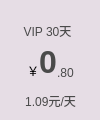
<?xml version="1.0" encoding="UTF-8"?>
<ui version="4.0">
 <class>VIPItemWidget</class>
 <widget class="QWidget" name="VIPItemWidget">
  <property name="geometry">
   <rect>
    <x>0</x>
    <y>0</y>
    <width>100</width>
    <height>120</height>
   </rect>
  </property>
  <property name="windowTitle">
   <string>Form</string>
  </property>
  <widget class="QToolButton" name="toolButton">
   <property name="geometry">
    <rect>
     <x>0</x>
     <y>0</y>
     <width>101</width>
     <height>120</height>
    </rect>
   </property>
   <property name="styleSheet">
    <string notr="true">QToolButton{background-color:#FFE6DDE5;border:4px;border-color:red;}</string>
   </property>
   <property name="text">
    <string/>
   </property>
  </widget>
  <widget class="QLabel" name="labelCheck">
   <property name="geometry">
    <rect>
     <x>80</x>
     <y>0</y>
     <width>21</width>
     <height>21</height>
    </rect>
   </property>
   <property name="text">
    <string/>
   </property>
   <property name="pixmap">
    <pixmap resource="res.qrc">:/main/resource/main/levelCheck.png</pixmap>
   </property>
   <property name="scaledContents">
    <bool>true</bool>
   </property>
  </widget>
  <widget class="QLabel" name="labelTotalTime">
   <property name="geometry">
    <rect>
     <x>2</x>
     <y>20</y>
     <width>91</width>
     <height>21</height>
    </rect>
   </property>
   <property name="styleSheet">
    <string notr="true">color:#FF4A4A4A;
border:none;
background:transparent;</string>
   </property>
   <property name="text">
    <string>VIP 30天</string>
   </property>
   <property name="alignment">
    <set>Qt::AlignCenter</set>
   </property>
  </widget>
  <widget class="QLabel" name="labelDayPrice">
   <property name="geometry">
    <rect>
     <x>0</x>
     <y>90</y>
     <width>101</width>
     <height>21</height>
    </rect>
   </property>
   <property name="styleSheet">
    <string notr="true">color:#FF4A4A4A;
border:none;
background:transparent;</string>
   </property>
   <property name="text">
    <string>1.09元/天</string>
   </property>
   <property name="alignment">
    <set>Qt::AlignCenter</set>
   </property>
  </widget>
  <widget class="QFrame" name="frame">
   <property name="geometry">
    <rect>
     <x>0</x>
     <y>40</y>
     <width>101</width>
     <height>41</height>
    </rect>
   </property>
   <property name="styleSheet">
    <string notr="true">QFrame{background:transparent;}</string>
   </property>
   <property name="frameShape">
    <enum>QFrame::StyledPanel</enum>
   </property>
   <property name="frameShadow">
    <enum>QFrame::Raised</enum>
   </property>
   <layout class="QHBoxLayout" name="horizontalLayout">
    <property name="spacing">
     <number>0</number>
    </property>
    <property name="leftMargin">
     <number>0</number>
    </property>
    <property name="topMargin">
     <number>0</number>
    </property>
    <property name="rightMargin">
     <number>0</number>
    </property>
    <property name="bottomMargin">
     <number>0</number>
    </property>
    <item>
     <spacer name="horizontalSpacer_2">
      <property name="orientation">
       <enum>Qt::Horizontal</enum>
      </property>
      <property name="sizeHint" stdset="0">
       <size>
        <width>22</width>
        <height>17</height>
       </size>
      </property>
     </spacer>
    </item>
    <item>
     <widget class="QLabel" name="label_19">
      <property name="styleSheet">
       <string notr="true">color:#FF4A4A4A;\nborder:none;\nbackground:transparent;</string>
      </property>
      <property name="text">
       <string>￥</string>
      </property>
      <property name="alignment">
       <set>Qt::AlignBottom|Qt::AlignRight|Qt::AlignTrailing</set>
      </property>
     </widget>
    </item>
    <item>
     <widget class="QLabel" name="labelTotalPrice0">
      <property name="font">
       <font>
        <pointsize>24</pointsize>
        <bold>true</bold>
       </font>
      </property>
      <property name="layoutDirection">
       <enum>Qt::RightToLeft</enum>
      </property>
      <property name="styleSheet">
       <string notr="true">color:#FF4A4A4A;
border:none;
background:transparent;</string>
      </property>
      <property name="text">
       <string>0</string>
      </property>
      <property name="scaledContents">
       <bool>true</bool>
      </property>
      <property name="alignment">
       <set>Qt::AlignBottom|Qt::AlignRight|Qt::AlignTrailing</set>
      </property>
     </widget>
    </item>
    <item>
     <widget class="QLabel" name="labelTotalPrice">
      <property name="styleSheet">
       <string notr="true">color:#FF4A4A4A;
border:none;
background:transparent;</string>
      </property>
      <property name="text">
       <string>.80</string>
      </property>
      <property name="scaledContents">
       <bool>true</bool>
      </property>
      <property name="alignment">
       <set>Qt::AlignBottom|Qt::AlignLeading|Qt::AlignLeft</set>
      </property>
     </widget>
    </item>
    <item>
     <spacer name="horizontalSpacer">
      <property name="orientation">
       <enum>Qt::Horizontal</enum>
      </property>
      <property name="sizeHint" stdset="0">
       <size>
        <width>22</width>
        <height>17</height>
       </size>
      </property>
     </spacer>
    </item>
   </layout>
  </widget>
 </widget>
 <resources>
  <include location="res.qrc"/>
 </resources>
 <connections/>
</ui>
